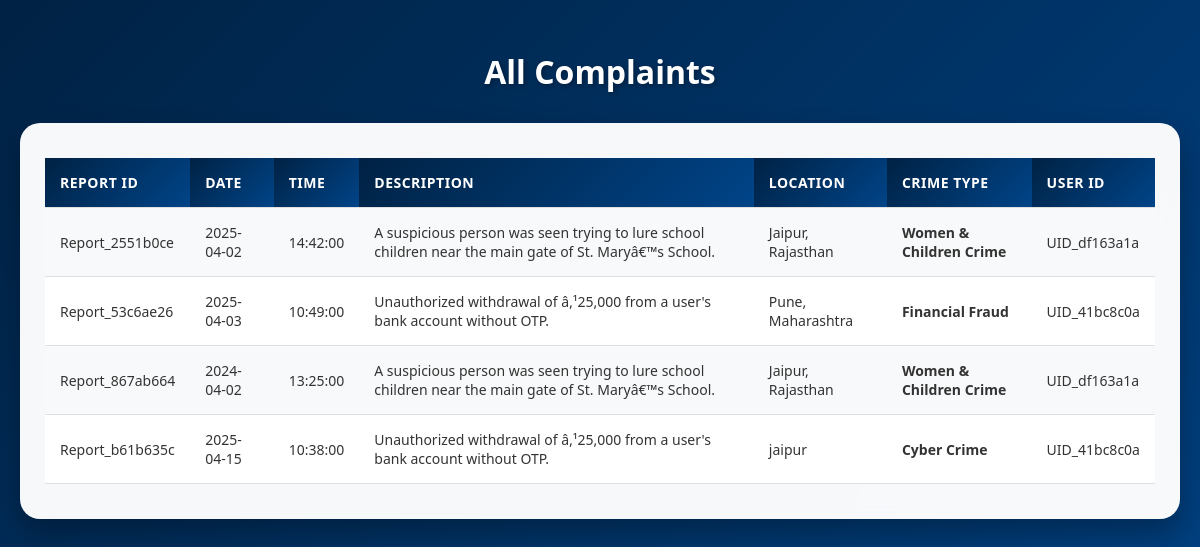
Page /Crimelink/see_complaints.php on the committed database.
### tables this page shows
CREATE TABLE IF NOT EXISTS `report` (
  `reportid` varchar(255) NOT NULL,
  `date` date NOT NULL,
  `time` time NOT NULL,
  `description` text NOT NULL,
  `location` varchar(255) NOT NULL,
  `crimetype` varchar(100) NOT NULL,
  `userid` varchar(50) NOT NULL,
  `policeid` varchar(255) DEFAULT NULL,
  PRIMARY KEY (`reportid`),
  KEY `userid` (`userid`)
);

### Crimelink/see_complaints.php (the view, shortened to what this page needs)
<?php
$conn = new mysqli("localhost", "root", "", "crimelink");
$sql = "SELECT reportid, date, time, description, location, crimetype, userid FROM report";
$result = $conn->query($sql);
?>
<!DOCTYPE html>
<html>
<head>
</head>
<body>
    <h2>All Complaints</h2>
    <div class="table-container">
        <table>
            <tr>
                <th>Report ID</th>
                <th>Date</th>
                <th>Time</th>
                <th>Description</th>
                <th>Location</th>
                <th>Crime Type</th>
                <th>User ID</th>
            </tr>
            <?php
            if ($result && $result->num_rows > 0) {
                while ($row = $result->fetch_assoc()) {
            ?>
                <tr>
                    <td><?php echo htmlspecialchars($row['reportid']); ?></td>
                    <td><?php echo htmlspecialchars($row['date']); ?></td>
                    <td><?php echo htmlspecialchars($row['time']); ?></td>
                    <td><?php echo htmlspecialchars($row['description']); ?></td>
                    <td><?php echo htmlspecialchars($row['location']); ?></td>
                    <td><?php echo htmlspecialchars($row['crimetype']); ?></td>
                    <td><?php echo htmlspecialchars($row['userid']); ?></td>
                </tr>
            <?php
                }
            } else {
                echo "<tr><td colspan='7' style='text-align: center;'>No complaints found</td></tr>";
            }
            ?>
        </table>
    </div>
</body>
</html>

### Crimelink/see_complaints.php (style rules this page uses)
body { font-family: 'Segoe UI', Tahoma, Geneva, Verdana, sans-serif; background: linear-gradient(135deg, #002244, #004488); margin: 0; padding: 20px; min-height: 100vh; }
h2 { color: white; text-align: center; margin: 30px 0; font-size: 32px; text-shadow: 2px 2px 4px rgba(0, 0, 0, 0.3); }
.table-container { background: rgba(255, 255, 255, 0.97); border-radius: 20px; padding: 25px; box-shadow: 0 15px 30px rgba(0, 0, 0, 0.3); backdrop-filter: blur(10px); margin: 20px auto; max-width: 1200px; overflow-x: auto; }
table { width: 100%; border-collapse: collapse; margin: 10px 0; background: white; }
th, td { padding: 15px; text-align: left; border-bottom: 1px solid #e0e0e0; }
th { background: linear-gradient(135deg, #002244, #004488); color: white; font-weight: 600; text-transform: uppercase; font-size: 14px; letter-spacing: 0.5px; }
tr:nth-child(even) { background-color: #f8f9fa; }
td { font-size: 14px; color: #333; }
td:nth-child(6) { font-weight: 600; }

### rows in the picture
report: reportid "Report_2551b0ce", date "2025-04-02", time "14:42:00", description "A suspicious person was seen trying to lure school children near the main gate of St. Maryâ€™s School.", location "Jaipur, Rajasthan", crimetype "Women & Children Crime", userid "UID_df163a1a"
report: reportid "Report_53c6ae26", date "2025-04-03", time "10:49:00", description "Unauthorized withdrawal of â‚¹25,000 from a user's bank account without OTP.", location "Pune, Maharashtra", crimetype "Financial Fraud", userid "UID_41bc8c0a"
report: reportid "Report_867ab664", date "2024-04-02", time "13:25:00", description "A suspicious person was seen trying to lure school children near the main gate of St. Maryâ€™s School.", location "Jaipur, Rajasthan", crimetype "Women & Children Crime", userid "UID_df163a1a"
report: reportid "Report_b61b635c", date "2025-04-15", time "10:38:00", description "Unauthorized withdrawal of â‚¹25,000 from a user's bank account without OTP.", location "jaipur", crimetype "Cyber Crime", userid "UID_41bc8c0a"
